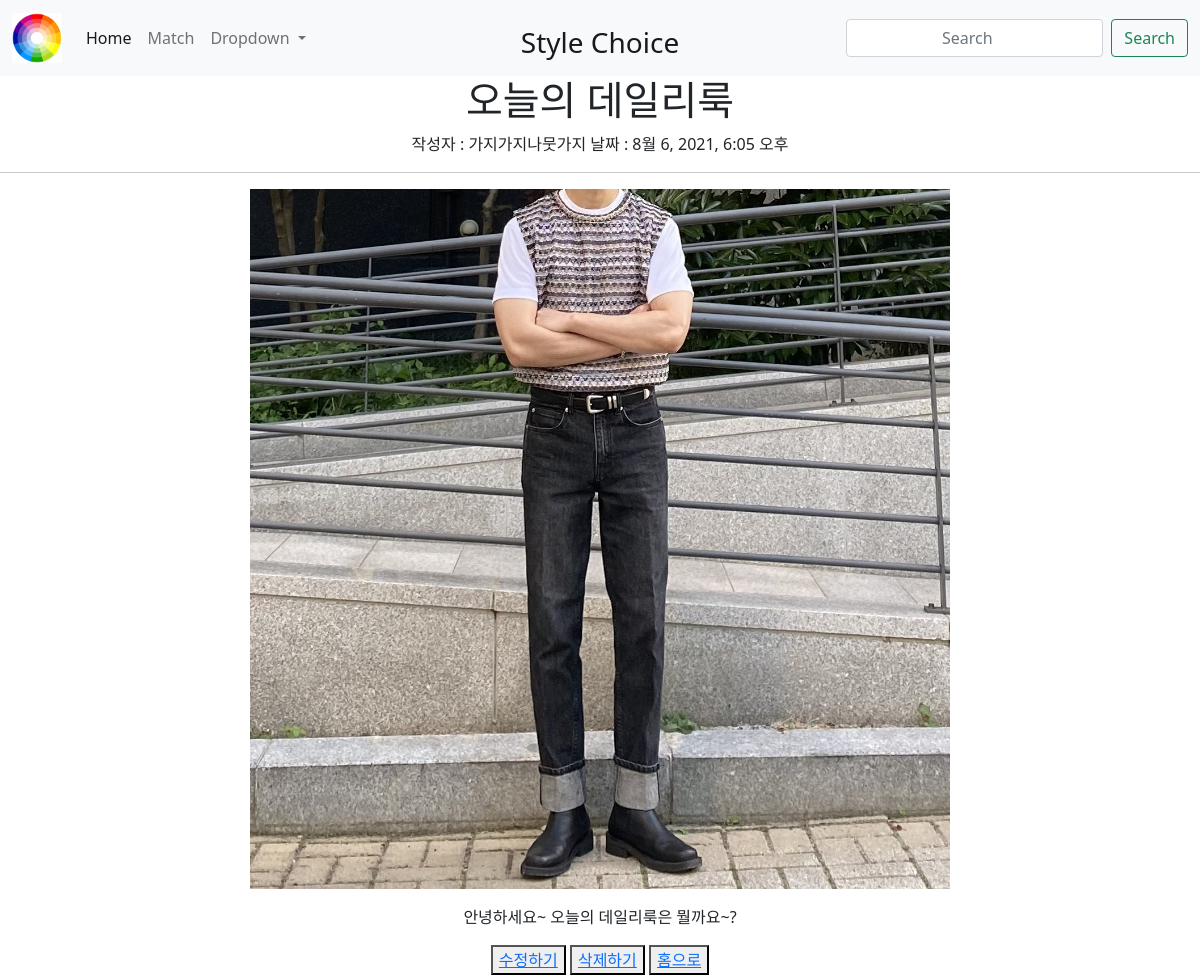
/match/17, run on the app's committed database.
### match/models.py (models this page shows, shortened)
class Match(models.Model):
    title = models.CharField(max_length=100)
    writer = models.CharField(max_length=50)
    pub_date = models.DateTimeField()
    body = models.TextField()
    image = models.ImageField(upload_to="match/", blank = True, null = True) #media_url에 등록된 media폴더 안에 match라는 폴더를 만들어서 관리하겠다는 설정

### match/views.py (the view)
# urls.py: path('<str:id>', detail, name='detail'),
def detail(request,id):
    match = get_object_or_404(Match, pk = id)
    return render(request, 'detail.html', {'match':match})

### match/templates/detail.html
{% extends 'base.html' %}
{% block content %}
    <h1>{{match.title}}</h1>
    <div>
    작성자 : {{match.writer}}
    날짜 : {{match.pub_date}}
    </div>
    <hr>
    {% if match.image %}
    <p><img src="{{match.image.url}}" alt="" class="detail_img">
    {% endif %}
    </p>
    <p>
    {{match.body}}
    </p>
    <button>
        <a href="{% url 'edit' match.id %}">수정하기</a>
    </button>
    <button>
        <a href="{% url 'delete' match.id %}">삭제하기</a>
    </button>
    <button>
        <a href="{% url 'home'%}">홈으로</a>
    </button>
{% endblock %}

### ideathon/templates/base.html (style rules this page uses)
* { text-align: center; }
.detail_img { width: 700px; height: 700px; }

### data on the page
Match: title "오늘의 데일리룩", writer "가지가지나뭇가지", pub_date "8월 6, 2021, 6:05 오후", image (picture), body "안녕하세요~ 오늘의 데일리룩은 뭘까요~?"
